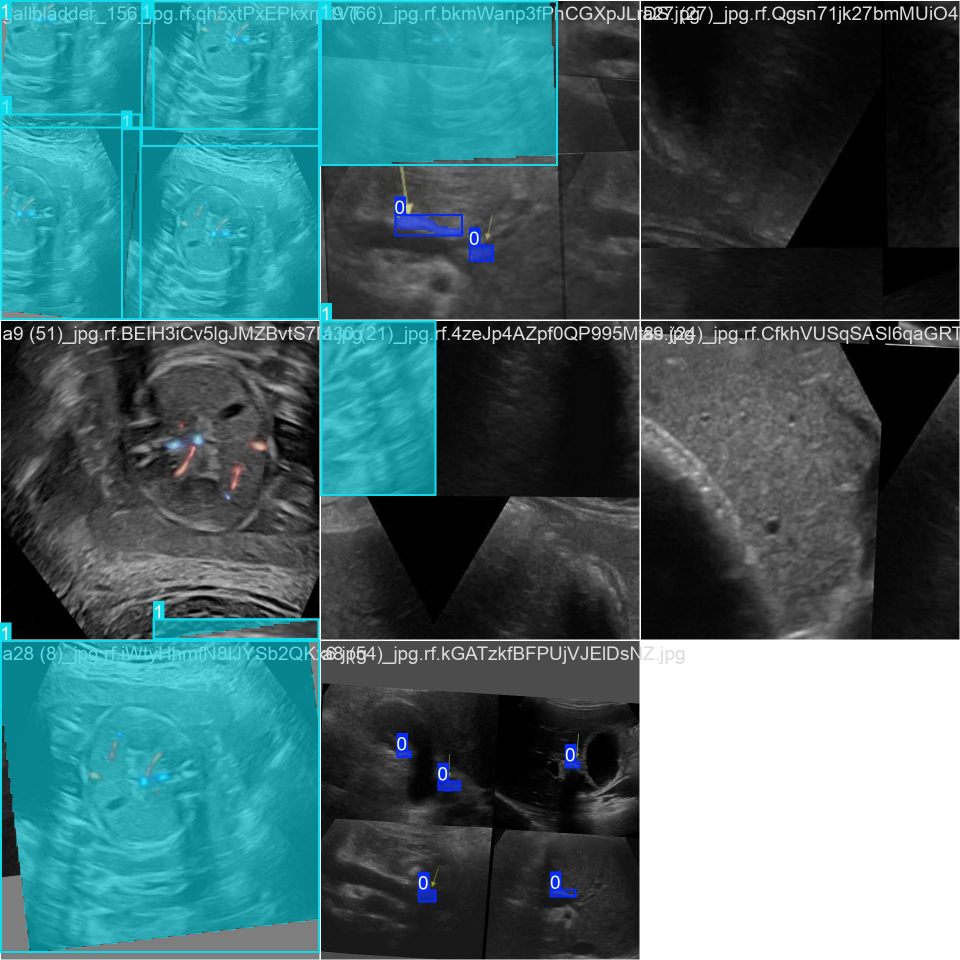
#> input picture backend/runs/segment/gallstone_yolo26/weights/train_batch0.jpg, 1920 x 1920 px (shown at 1/2 size); its folder holds only this picture in this run
$ python -i pipeline.py   (imports and definitions only)
#> lines starting #> are read from the running program, lines starting #| are printed output that depends on the picture; after the words box and inside, x2 and y2 are one past the last pixel; in counts of white or black regions, pixels touching at a corner belong together
"""Ultrasound preprocessing pipeline for training and inference."""

from __future__ import annotations

from pathlib import Path
from typing import Any

import cv2
import numpy as np


class UltrasoundPreprocessor:
    """Speckle reduction, CLAHE, gamma normalization, and letterbox resize."""

    def __init__(self, config: dict[str, Any] | None = None):
        config = config or {}
        self.target_size = int(config.get("resolution", 640))
        self.clahe_clip_limit = float(config.get("clahe_clip_limit", 2.0))
        self.clahe_tile_grid = tuple(config.get("clahe_tile_grid", (8, 8)))
        # Speckle denoiser: "bilateral" (legacy, fast) or "nlmeans" (better for US)
        self.denoiser = str(config.get("denoiser", "bilateral")).lower()
        self.nlm_h = float(config.get("nlm_h", 10.0))
        self.nlm_template = int(config.get("nlm_template_window", 7))
        self.nlm_search = int(config.get("nlm_search_window", 21))

    def process(self, image: np.ndarray) -> tuple[np.ndarray, float, tuple[int, int]]:
        if image is None:
            raise ValueError("image is None")

        processed, metadata = self.process_with_metadata(image)
        return processed, metadata["ratio"], metadata["pad"]

    def process_with_metadata(self, image: np.ndarray) -> tuple[np.ndarray, dict[str, Any]]:
        """Process image and return geometry needed to transform YOLO labels."""

        if image is None:
            raise ValueError("image is None")
        orig_h, orig_w = image.shape[:2]
        if len(image.shape) == 3:
            gray = cv2.cvtColor(image, cv2.COLOR_BGR2GRAY)
        else:
            gray = image.copy()

        gray, crop = self._crop_ultrasound_region(gray, return_crop=True)
        if self.denoiser == "nlmeans":
            denoised = cv2.fastNlMeansDenoising(
                gray,
                None,
                h=self.nlm_h,
                templateWindowSize=self.nlm_template,
                searchWindowSize=self.nlm_search,
            )
        else:
            denoised = cv2.bilateralFilter(gray, d=9, sigmaColor=75, sigmaSpace=75)
        clahe = cv2.createCLAHE(
            clipLimit=self.clahe_clip_limit,
            tileGridSize=self.clahe_tile_grid,
        )
        enhanced = clahe.apply(denoised)
        gamma_corrected = self._apply_gamma(enhanced, self._auto_gamma(enhanced))

        p1, p99 = np.percentile(gamma_corrected, [1, 99])
        if p99 <= p1:
            normalized = gamma_corrected.astype(np.uint8)
        else:
            clipped = np.clip(gamma_corrected, p1, p99)
            normalized = ((clipped - p1) / (p99 - p1) * 255).astype(np.uint8)

        bgr = cv2.cvtColor(normalized, cv2.COLOR_GRAY2BGR)
        resized, ratio, pad = self._letterbox_resize(bgr, self.target_size)
        metadata = {
            "orig_shape": (orig_h, orig_w),
            "crop": crop,
            "ratio": ratio,
            "pad": pad,
            "target_size": self.target_size,
        }
        return resized, metadata

    def _crop_ultrasound_region(self, gray: np.ndarray, return_crop: bool = False):
        _, thresh = cv2.threshold(gray, 10, 255, cv2.THRESH_BINARY)
        contours, _ = cv2.findContours(thresh, cv2.RETR_EXTERNAL, cv2.CHAIN_APPROX_SIMPLE)
        if not contours:
            crop = (0, 0, gray.shape[1], gray.shape[0])
            return (gray, crop) if return_crop else gray

        largest = max(contours, key=cv2.contourArea)
        if cv2.contourArea(largest) < 0.05 * gray.shape[0] * gray.shape[1]:
            crop = (0, 0, gray.shape[1], gray.shape[0])
            return (gray, crop) if return_crop else gray

        x, y, w, h = cv2.boundingRect(largest)
        margin = 5
        x = max(0, x - margin)
        y = max(0, y - margin)
        w = min(gray.shape[1] - x, w + 2 * margin)
        h = min(gray.shape[0] - y, h + 2 * margin)
        cropped = gray[y : y + h, x : x + w]
        crop = (x, y, w, h)
        return (cropped, crop) if return_crop else cropped

    def _auto_gamma(self, image: np.ndarray) -> float:
        mean_val = float(np.mean(image) / 255.0)
        if mean_val < 0.3:
            return 0.7
        if mean_val > 0.7:
            return 1.3
        return 1.0

    def _apply_gamma(self, image: np.ndarray, gamma: float) -> np.ndarray:
        inv_gamma = 1.0 / max(gamma, 1e-6)
        table = np.array([((i / 255.0) ** inv_gamma) * 255 for i in range(256)]).astype(
            np.uint8
        )
        return cv2.LUT(image, table)

    def _letterbox_resize(
        self, image: np.ndarray, target_size: int
    ) -> tuple[np.ndarray, float, tuple[int, int]]:
        h, w = image.shape[:2]
        ratio = min(target_size / h, target_size / w)
        new_h, new_w = max(1, int(h * ratio)), max(1, int(w * ratio))
        resized = cv2.resize(image, (new_w, new_h), interpolation=cv2.INTER_AREA)
        canvas = np.zeros((target_size, target_size, 3), dtype=np.uint8)
        pad_h = (target_size - new_h) // 2
        pad_w = (target_size - new_w) // 2
        canvas[pad_h : pad_h + new_h, pad_w : pad_w + new_w] = resized
        return canvas, ratio, (pad_w, pad_h)


# [82 lines left out: functions preprocess_dataset, transform_yolo_label, not called in this run]

>>> import cv2
>>> picture = cv2.imread('../../backend/runs/segment/gallstone_yolo26/weights/train_batch0.jpg')
#> picture is the input picture: shape (1920, 1920, 3); mean B, G, R 108.1, 104.5, 69
>>> result = UltrasoundPreprocessor().process(picture)
#> in process_with_metadata, `gray = cv2.cvtColor(image, cv2.COLOR_BGR2GRAY)`:
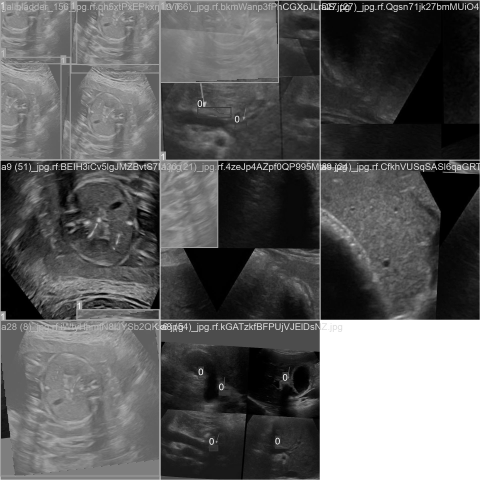
#> gray: shape (1920, 1920) (shown at 1/4 size); min 0, max 255, mean 94.3
#> in _crop_ultrasound_region, `_, thresh = cv2.threshold(gray, 10, 255, cv2.THRESH_BINARY)`:
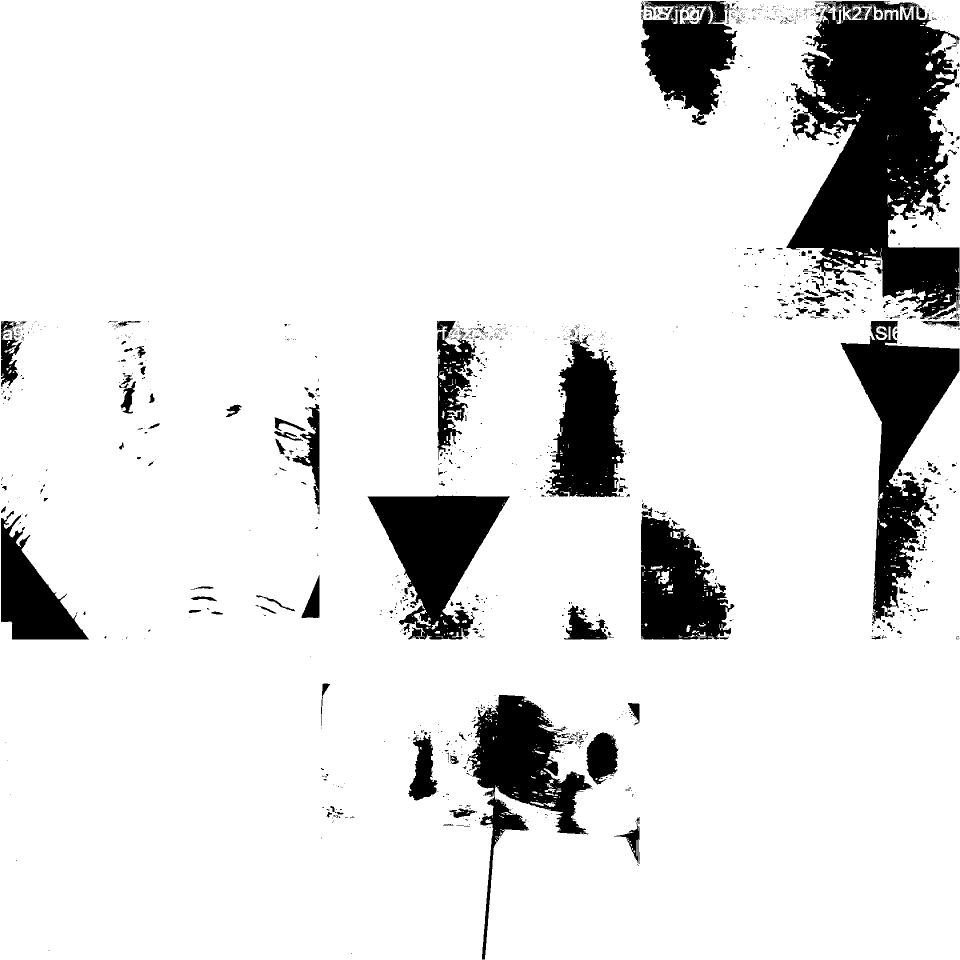
#> thresh: shape (1920, 1920) (shown at 1/2 size); 88.5% white; 1374 black regions (1146 under 20 px), largest, box (x1, y1, x2, y2) and area: (1573, 2, 1919, 639) 128826, (1681, 642, 1919, 1248) 52100, (735, 990, 1020, 1279) 41916
#> in _crop_ultrasound_region, `contours, _ = cv2.findContours(thresh, cv2.RETR_EXTERNAL, cv2.CHAIN_AP..`: contours = [[[0, 0], [0, 1919], [1919, 1919], [1919, 0]]]
#> in _crop_ultrasound_region, `largest = max(contours, key=cv2.contourArea)`: largest = [[0, 0], [0, 1919], [1919, 1919], [1919, 0]]
#> in _crop_ultrasound_region, `x, y, w, h = cv2.boundingRect(largest)`: x = 0; w = 1920
#> in _crop_ultrasound_region, `crop = (x, y, w, h)`: crop = (0, 0, 1920, 1920)
#> in process_with_metadata, `enhanced = clahe.apply(denoised)`:
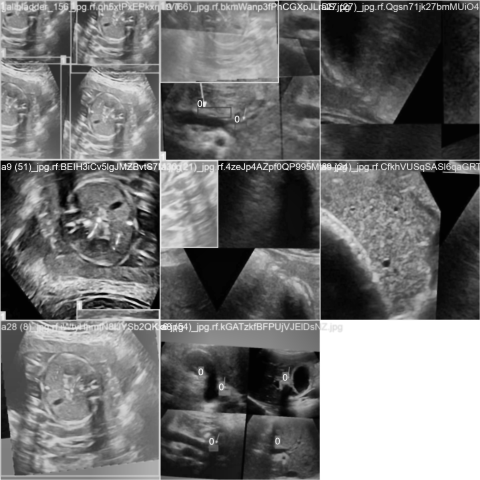
#> enhanced: shape (1920, 1920) (shown at 1/4 size); min 1, max 255, mean 112.9
#> in _auto_gamma, `mean_val = float(np.mean(image) / 255.0)`: mean_val = 0.443
#> in process_with_metadata, `p1, p99 = np.percentile(gamma_corrected, [1, 99])`: p1 = 2; p99 = 255
#> in _letterbox_resize, `resized = cv2.resize(image, (new_w, new_h), interpolation=cv2.INTER_AR..`:
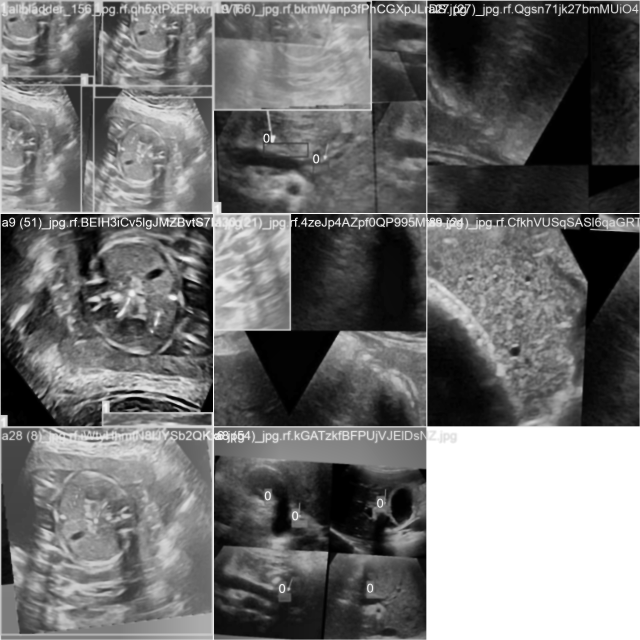
#> resized: shape (640, 640, 3); min 0, max 255, mean 111.4
#> in process_with_metadata, `resized, ratio, pad = self._letterbox_resize(bgr, self.target_size)`: ratio = 0.333; pad = (0, 0)
#> in process_with_metadata, `metadata = { "orig_shape": (orig_h, orig_w), "crop": crop, "ratio": ra..`: metadata = {'orig_shape': (1920, 1920), 'crop': (0, 0, 1920, 1920), 'ratio': 0.333, 'pad': (0, 0), 'target_size': 640}

$ run again, on backend/runs/segment/gallstone_yolo26/weights/train_batch1.jpg
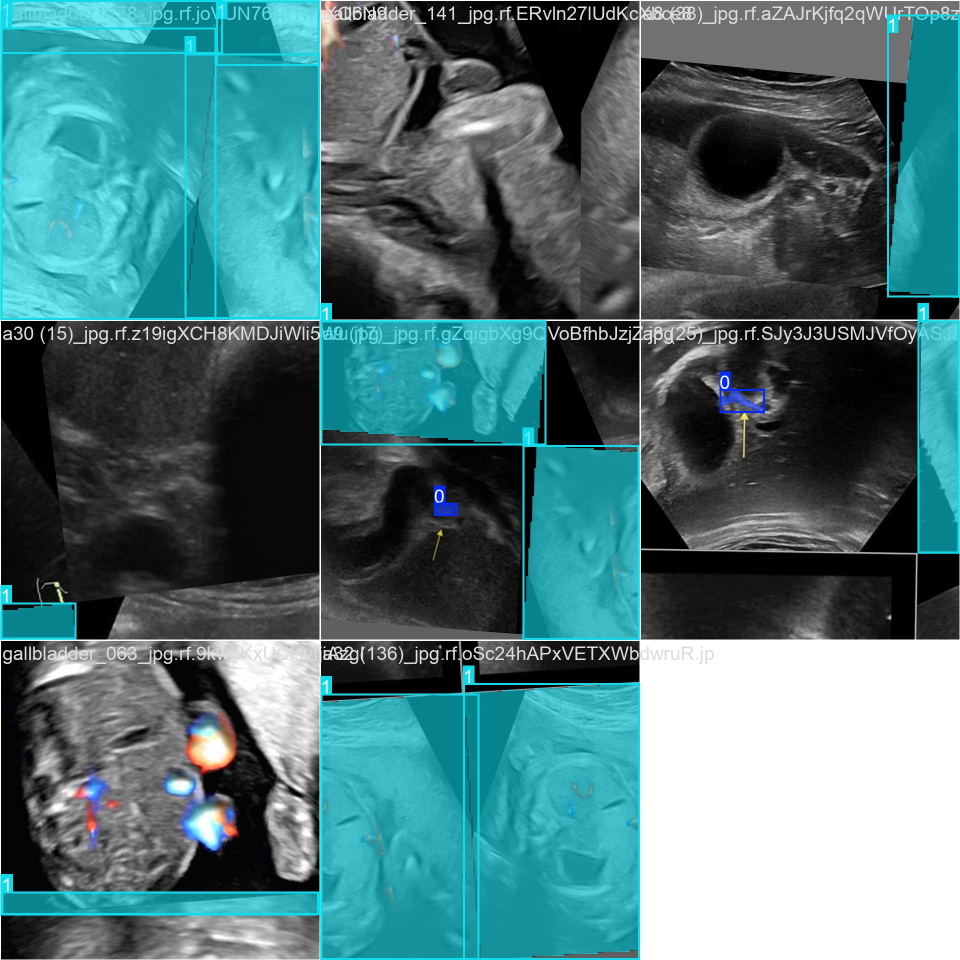
#> input picture backend/runs/segment/gallstone_yolo26/weights/train_batch1.jpg, 1920 x 1920 px (shown at 1/2 size)
#> picture is the input picture: shape (1920, 1920, 3); mean B, G, R 120.9, 117.4, 79.1
#> in _crop_ultrasound_region, `_, thresh = cv2.threshold(gray, 10, 255, cv2.THRESH_BINARY)`:
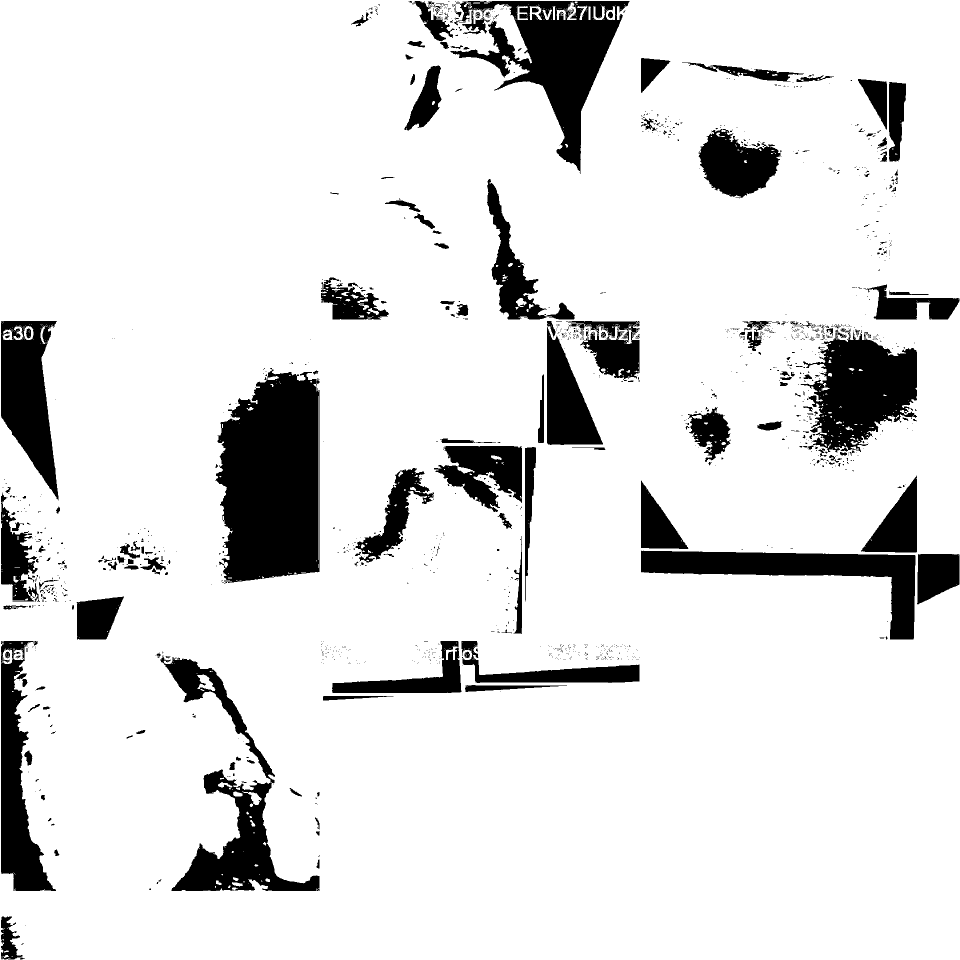
#> thresh: shape (1920, 1920) (shown at 1/2 size); 87.7% white; 1425 black regions (1209 under 20 px), largest, box (x1, y1, x2, y2) and area: (431, 736, 639, 1167) 72382, (900, 2, 1259, 348) 42651, (1601, 657, 1834, 905) 34127
#> contours = [[[0, 0], [0, 1919], [1919, 1919], [1919, 0]]]
#> largest = [[0, 0], [0, 1919], [1919, 1919], [1919, 0]]
#> in _crop_ultrasound_region, `x, y, w, h = cv2.boundingRect(largest)`: x = 0; w = 1920
#> in _crop_ultrasound_region, `crop = (x, y, w, h)`: crop = (0, 0, 1920, 1920)
#> mean_val = 0.482
#> p1 = 2; p99 = 255
#> in _letterbox_resize, `resized = cv2.resize(image, (new_w, new_h), interpolation=cv2.INTER_AR..`:
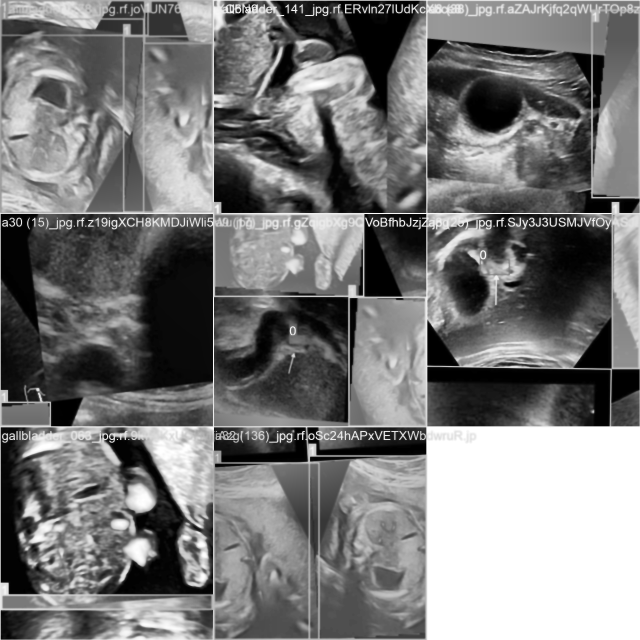
#> resized: shape (640, 640, 3); min 0, max 255, mean 121.4
#> in process_with_metadata, `resized, ratio, pad = self._letterbox_resize(bgr, self.target_size)`: ratio = 0.333; pad = (0, 0)
#> in process_with_metadata, `metadata = { "orig_shape": (orig_h, orig_w), "crop": crop, "ratio": ra..`: metadata = {'orig_shape': (1920, 1920), 'crop': (0, 0, 1920, 1920), 'ratio': 0.333, 'pad': (0, 0), 'target_size': 640}
